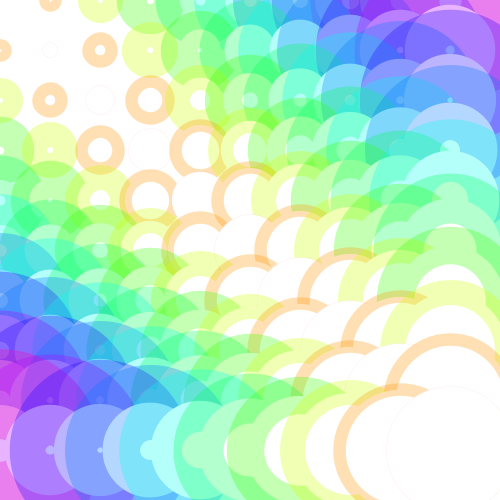
Frame 1 (no input)
Frame 60 (the mouse pressed at the canvas centre just before this capture): identical to frame 1, image omitted
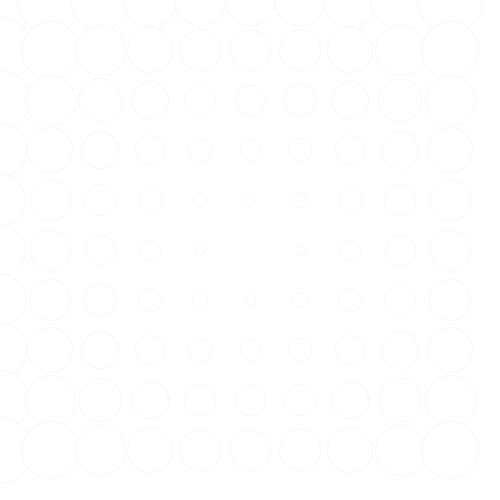
Frame 120 (the mouse held since frame 60 and released just before this capture)

The Processing sketch that drew these frames (run headless with seeded random() and noise(); from frame 60 on, the mouse is pressed at the canvas centre):

// Processing sketch: processing_15057
// ── processing_15057.pde

/*************************************************************
Thanks to Kyle MacDonald's "Empathy" for a little inspiration
*************************************************************/
PVector[][] locations = new PVector[500][500];

void setup() {
  size(500,500);
  smooth();
  background(255);
  //set shape locations
  for (int y = 0; y < height; y+=50) { 
    for(int x = 0; x < width; x+=50) {
      PVector temp = new PVector(x,y);
      locations[x][y] = temp;
    }
  }
}

void draw() {
  background(255);
  colorMode(HSB); 
  for (int y = 0; y < height; y+=50) { 
    for(int x = 0; x < width; x+=50) {
      pushMatrix();
      translate(locations[x][y].x, locations[x][y].y); // relocate to shape location
      float determinant =  det((int)locations[x][y].x, (int)locations[x][y].y, mouseX,mouseY, width/2, height/2); // 3 by 3 determinant
      if (mousePressed)
        rotate(abs(determinant/10000)); // shapes rotate slowly while clicked
      stroke(abs(determinant)/500,255,255,75); //vary color of shapes based on determinant with 75% opacity, but always 100% brightness and saturation
      strokeWeight(abs(determinant)/1000); // vary thickness of lines based on determinant
      float distance = dist(mouseX, mouseY,locations[x][y].x, locations[x][y].y); //distance between mouse and shape location
      ellipse(0,0, mouseX - pmouseX - distance/5, mouseY - pmouseY - distance/5); //width and height of shape are based on distance from mouse and mouse speed
      popMatrix();
    }
  }
}

float det(int x1, int y1, int x2, int y2, int x3, int y3) {
  return (float) ((x2-x1)*(y3-y1) - (x3-x1)*(y2-y1));
}
